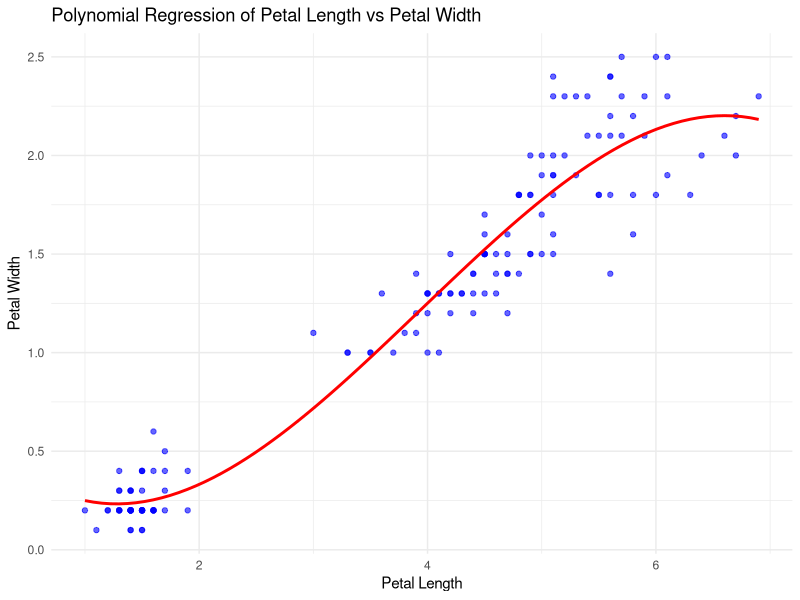

R code for this plot:
# Load necessary libraries
library(ggplot2)
# Load the iris dataset
data(iris)
# Polynomial regression
model <- lm(Petal.Width ~ poly(Petal.Length, 3, raw = TRUE), data = iris)

# Create the scatter plot
plot <- ggplot(iris, aes(x = Petal.Length, y = Petal.Width)) +
  geom_point(color = "blue", alpha = 0.6) +  
  stat_smooth(method = "lm", formula = y ~ poly(x, 3, raw = TRUE), color = "red", se = FALSE) + 
  labs(title = "Polynomial Regression of Petal Length vs Petal Width",
       x = "Petal Length",
       y = "Petal Width") +
  theme_minimal()

# Print the plot
print(plot)

